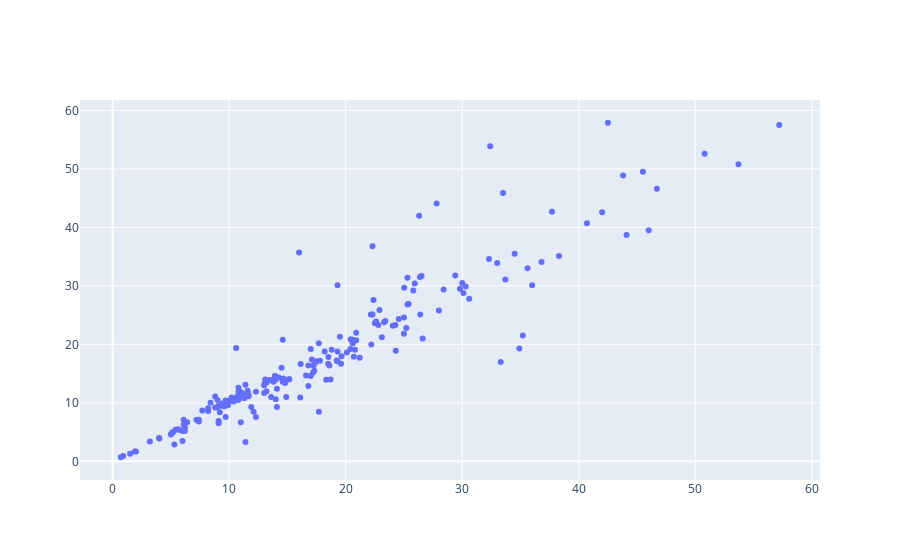

Notebook code cell kept with this figure:
### Code cell
#Simple Bubble Chart
import plotly.graph_objects as go
fig = go.Figure(data=[go.Scatter( x=data['2010'], y=data['2014'], mode='markers')])
fig.show()

### Figure 1 — Plotly figure (JSON) as saved in the notebook; plotly's stock layout.template omitted (floating-point values rounded to 4 significant figures; data arrays with more than 128 entries replaced by an {"elided": "..."} marker saying what was removed)
{"data": [{"mode": "markers", "type": "scatter", "x": {"elided": "219 float values"}, "y": {"elided": "219 float values"}}], "layout": {}}
